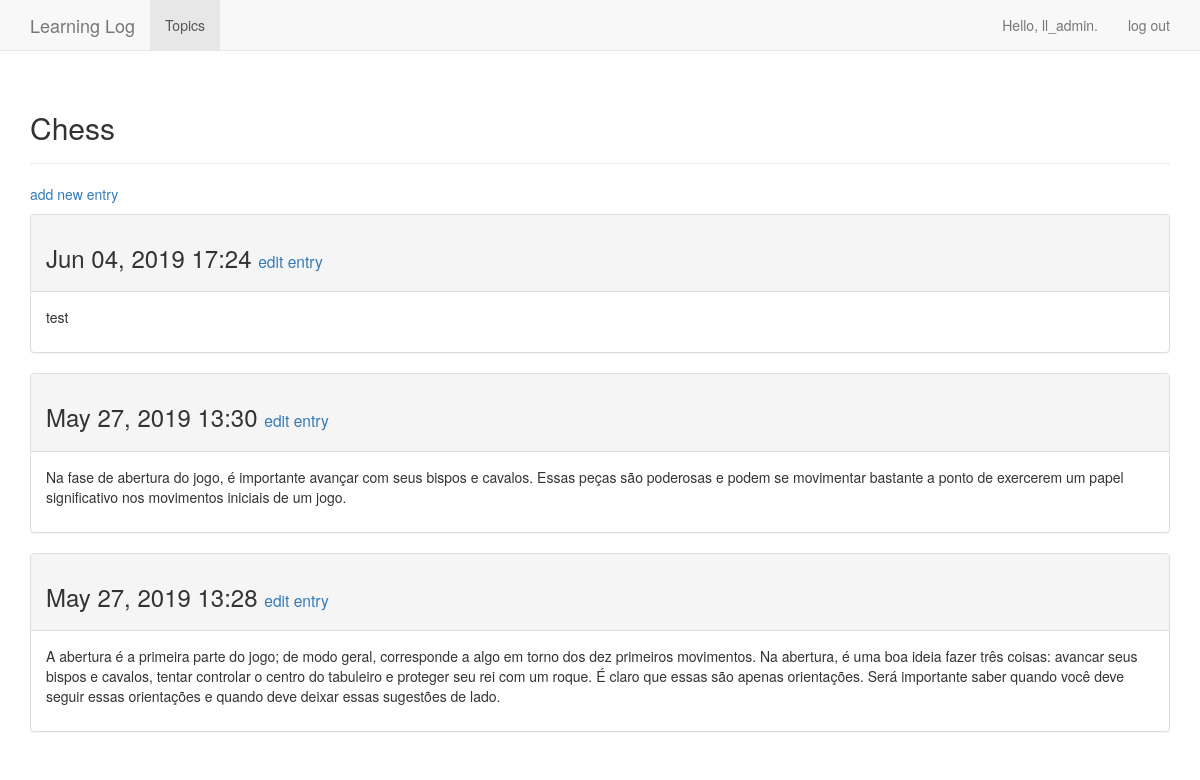
The page /topics/1/ (signed in) on the database its author committed.
### learning_logs/models.py (models this page shows, shortened)
class Topic(models.Model):
    text = models.CharField(max_length = 200)
    date_added = models.DateTimeField(auto_now_add = True)
    owner = models.ForeignKey(User, on_delete=models.CASCADE)
    def __str__(self):
        return self.text

class Entry(models.Model):
    topic = models.ForeignKey(Topic, on_delete=models.PROTECT)
    text = models.TextField()
    date_added = models.DateTimeField(auto_now_add = True)
    class Meta:
        verbose_name_plural = 'entries'

### learning_logs/views.py (the view)
# urls.py: re_path(r'^topics/(?P<topic_id>\d+)/', views.topic, name='topic'),
@login_required
def topic(request, topic_id):
    topic = Topic.objects.get(id=topic_id)
    check_topic_owner(request, topic)
    entries = topic.entry_set.order_by('-date_added')
    context = {'topic': topic, 'entries': entries}
    return render(request, 'learning_logs/topic.html', context)

### learning_logs/views.py (called while the page is built)
def check_topic_owner(request, topic):
    if(topic.owner != request.user):
        raise Http404

### learning_logs/templates/learning_logs/topic.html
{% extends 'learning_logs/base.html' %}
{% block header %}
  <h2>{{ topic }}</h2>
{% endblock header %}
{% block content %}
  <p>
    <a href="{% url 'learning_logs:new_entry' topic.id %}">add new entry</a>
  </p>
  {% for entry in entries %}
    <div class="panel panel-default">
      <div class="panel-heading">
        <h3>
          {{ entry.date_added|date:'M d, Y H:i' }}
          <small>
            <a href="{% url 'learning_logs:edit_entry' entry.id %}">
              edit entry</a>
          </small>
        </h3>
      </div>
      <div class="panel-body">
        {{ entry.text|linebreaks }}
      </div>
    </div>
  {% empty %}
    There are no entries for this topic yet.
  {% endfor %}
{% endblock content %}

### learning_logs/templates/learning_logs/base.html (shortened to what this page needs)
{% load bootstrap3 %}
<!DOCTYPE html>
<html lang="en">
  <head>
    {% bootstrap_css %}
  </head>
  <body>
    <nav class="navbar navbar-default navbar-static-top">
      <div class="container">
        <div class="navbar-header">
          <a class="navbar-brand" href="{% url 'learning_logs:index' %}">Learning Log</a>
        </div>
        <div id="navbar" class="navbar-collapse collapse">
          <ul class="nav navbar-nav">
            <li class="active"><a href="{% url 'learning_logs:topics' %}">Topics</a></li>
          </ul>
          <ul class="nav navbar-nav navbar-right">
            {% if user.is_authenticated %}
              <li><a>Hello, {{ user.username }}.</a></li>
              <li><a href="{% url 'users:logout' %}">log out</a></li>
            {% else %}
              <li><a href="{% url 'users:register' %}">register</a></li>
              <li><a href="{% url 'users:login' %}">log in</a></li>
            {% endif %}
          </ul>
        </div>
      </div>
    </nav>
    <div class="container">
      <div class="page-header">
        {% block header %}{% endblock %}
      </div>
      <div>
        {% block content %}{% endblock %}
      </div>
    </div>
  </body>
</html>

### rows shown on the page
Topic: text "Chess"
Entry: date_added "Jun 04, 2019 17:24", text "test"
Entry: date_added "May 27, 2019 13:30", text "Na fase de abertura do jogo, é importante avançar com seus bispos e cavalos. Essas peças são poderosas e podem se movimentar bastante a ponto de exercerem um papel significativo nos movimentos iniciais de um jogo."
Entry: date_added "May 27, 2019 13:28", text "A abertura é a primeira parte do jogo; de modo geral, corresponde a algo em torno dos dez primeiros movimentos. Na abertura, é uma boa ideia fazer três coisas: avancar seus bispos e cavalos, tentar controlar o centro do tabuleiro e proteger seu rei com um roque. É claro que essas são apenas orientações. Será importante saber quando você deve seguir essas orientações e quando deve deixar essas sugestões de lado."

### other values the page prints
{{ user.username }} "ll_admin"
